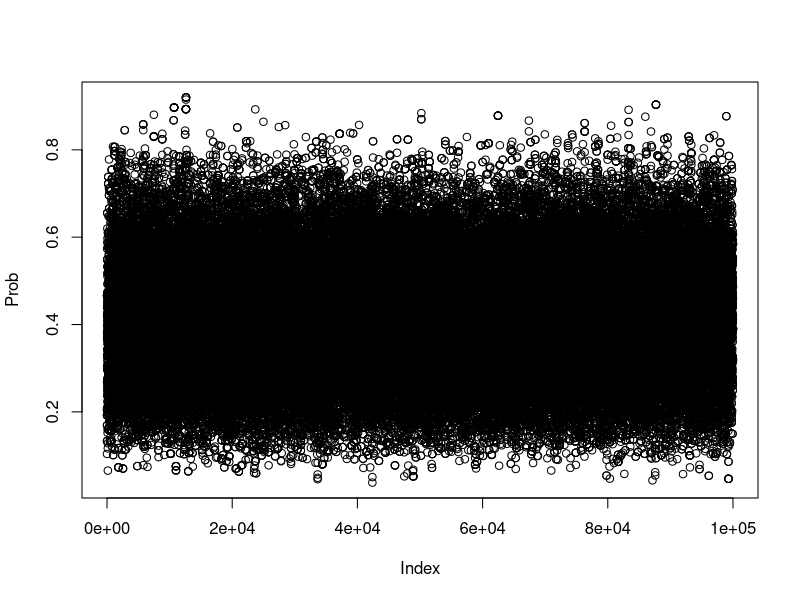
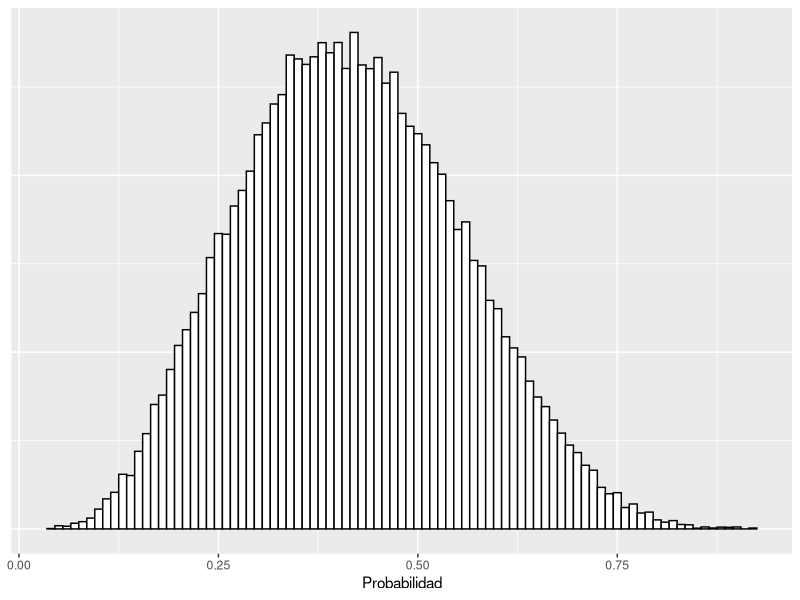
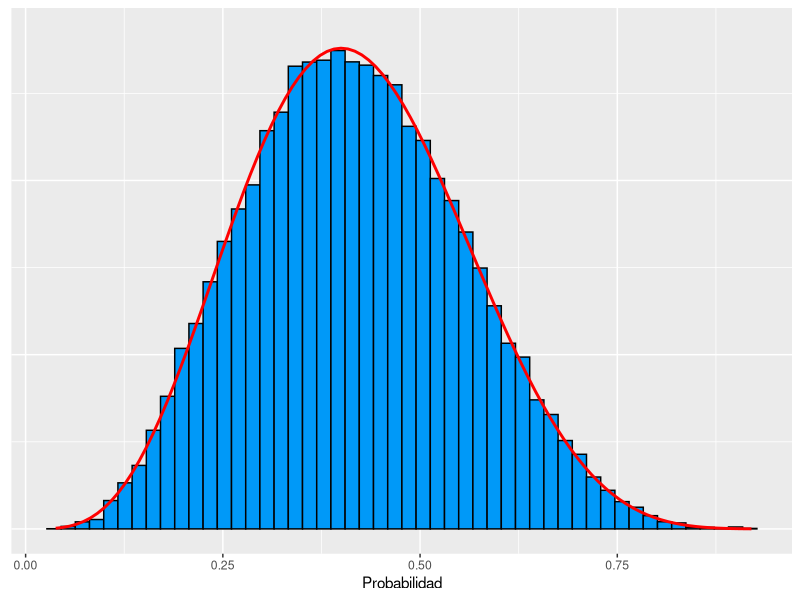
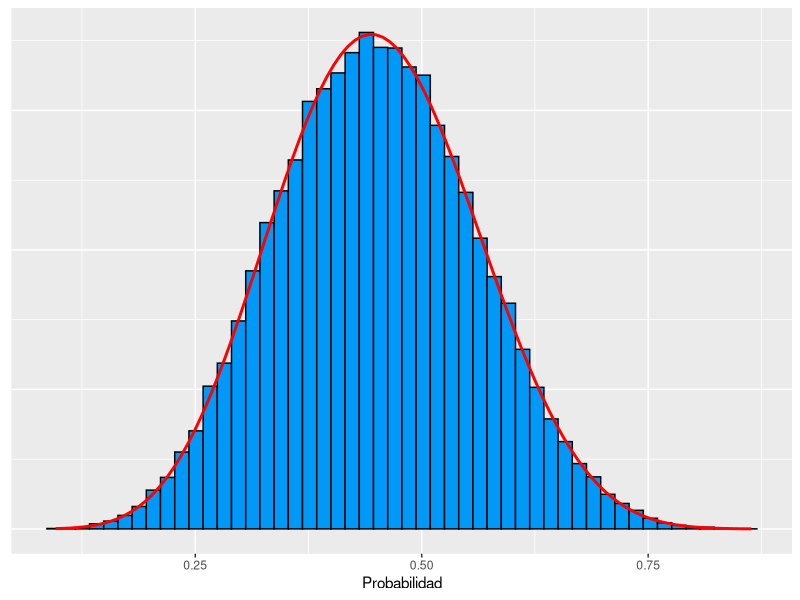

These figures' R source, in order:
## ---- chunk 1
library(ggplot2)
## ---- chunk 2
#Situación con Beta no informativa
prior <- function(x){
  dbeta(x,1,1)
}

#Binomial para la tirada de la moneda. De 10 tiros se obtienen 4 éxitos
likelihood <- function(x){
  dbinom(4,10,x)
}

posterior <- function(x){
  likelihood(x)*prior(x)
}

# Distribución normal para generar las instancias de la Markov Chain para el algoritmo de Metropolis
proposal <- function(x){
  min(max(rnorm(1, x, 0.2),0.001),0.999)  #la posterior da NA si el argumento es <0 o >1
}

pasos<-100000
#genero la lista de NA que se va a ir llenando con los sampleos de la posterior
stored <- rep(NA, pasos)
x_viejo <- 0.1   #primer x al azar

set.seed(10)
#MCMC
for(i in 1:pasos){
  x_nuevo <- proposal(x_viejo)
  ratio <- min(1, (posterior(x_nuevo)/posterior(x_viejo)))
  accept <- runif(1) < ratio
  stored[i] <- ifelse(accept, x_nuevo, x_viejo)
  x_viejo <- stored[i]
}


## ---- chunk 3
plot(stored, type = 'p', ylab='Prob')

ggplot() + aes(stored)+ geom_histogram(aes(y=..count../sum(..count..)),binwidth=0.01, colour="black", fill="white")+
  labs(x = "Probabilidad")+
  theme(axis.title.y=element_blank(),
        axis.text.y=element_blank(),
        axis.ticks.y=element_blank())
## ---- chunk 4
df <- data.frame(stored)

b_ni <- ggplot(df,aes(stored))+
  geom_histogram(aes(y=..density..), bins = 50, colour= "#000000", fill = "#0099F8")+
  geom_function(fun = dnorm, args = list(mean = 0.4, sd = 0.14), colour="black", size=0)+
  geom_function(fun = dbeta, args = list(shape1 = 5, shape2 = 7), colour="red", size=1)+
  theme(axis.title.y=element_blank(),
        axis.text.y=element_blank(),
        axis.ticks.y=element_blank())+
  labs(x = "Probabilidad")
b_ni
## ---- chunk 5
#Situación con Beta informativa
prior_inf <- function(x){
  dbeta(x,5,5)
}

#Binomial con 10 tiradas y 4 caras
likelihood <- function(x){
  dbinom(4,10,x)
}

posterior <- function(x){
  likelihood(x)*prior_inf(x)
}

# Distribución normal para generar las instancias de la Markov Chain para el algoritmo de Metropolis
proposal <- function(x){
  min(max(rnorm(1, x, 0.2),0.001),0.999)  #la posterior da NA si el argumento es <0 o >1
}

pasos<-100000
#genero la lista de NA que se va a ir llenando con los sampleos de la posterior
stored_inf <- rep(NA, pasos)
x_viejo <- 0.1   #primer x al azar

set.seed(10)
#MCMC
for(i in 1:pasos){
  x_nuevo <- proposal(x_viejo)
  ratio <- min(1, (posterior(x_nuevo)/posterior(x_viejo)))
  accept <- runif(1) < ratio
  stored_inf[i] <- ifelse(accept, x_nuevo, x_viejo)
  x_viejo <- stored_inf[i]
}
## ---- chunk 6
df_inf <- data.frame(stored_inf)

b_i <- ggplot(df,aes(stored_inf))+
  geom_histogram(aes(y=..density..), bins = 50, colour= "#000000", fill = "#0099F8")+
  geom_function(fun = dbeta, args = list(shape1 = 9, shape2 = 11), colour="red", size=1)+
  theme(axis.title.y=element_blank(),
        axis.text.y=element_blank(),
        axis.ticks.y=element_blank())+
  labs(x = "Probabilidad")
b_i
